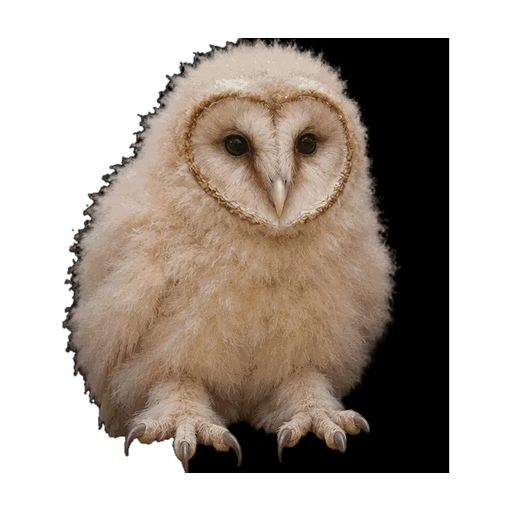
#> input picture owl-pet/3d-experiments/172-tyto-castanops/research-evidence-run107b-TRELLIS-MIT-ART_UNAPPROVED/rightmost_baby_owl_512_rgba.png, 512 x 512 px, found by its file name
$ python run261_free_hy3d_framing_native.py
#> lines starting #> are read from the running program, lines starting #| are printed output that depends on the picture
#!/usr/bin/env python3
"""Run261: one genuine $0 native image->3D attempt; reference crop/alpha-framing ablation.
Only far-right #172 v3 juvenile is used. Fail closed on auth/payment/challenges.
This experiment does not publish a character and cannot establish phone FPS or usage rights.
"""
import hashlib, json, pathlib, struct, shutil, traceback, re, time
from PIL import Image, ImageFilter, ImageOps
from playwright.sync_api import sync_playwright

ROOT=pathlib.Path("owl-pet/3d-experiments/172-tyto-castanops")
ORIGINAL=ROOT/"research-evidence-run117-FREE-TRELLIS-QUOTA-RECHECK-ART_REJECTED/rightmost_baby_owl_512_rgba.png"
OUT=ROOT/"research-evidence-run261-REAL-TRANSPARENT-ALPHA-FRAMING-NO_RELEASE"
PIN="e439928a9ef08d3be266106cb5f2766b6f5a9f2c414d44e8da55ba81732153b8"
PRIOR_REJECTED={"d5811563a24061587d9fcf737d40f094cbe0bb58e77288ebed9e94ba43378065",
"4b74b8d045b50ad2075ccf262647824e06d1d51e440c7634c864651800a5541e"}
sha=lambda b:hashlib.sha256(b).hexdigest()
def record(name,obj):(OUT/name).write_text(json.dumps(obj,indent=2,ensure_ascii=False,default=str)+"\n")
def glb_info(blob):
    if len(blob)<1024 or blob[:4]!=b"glTF" or struct.unpack_from("<I",blob,8)[0]!=len(blob):
        raise ValueError("Not a complete binary glTF")
    n,tag=struct.unpack_from("<I4s",blob,12)
    if tag!=b"JSON" or n<30:raise ValueError("No valid JSON chunk")
    j=json.loads(blob[20:20+n].decode("utf-8").strip(" \x00"))
    tris=0
    for m in j.get("meshes",[]):
        for p in m.get("primitives",[]):
            if p.get("mode",4)!=4:continue
            idx=p.get("indices")
            a=j.get("accessors",[])
            if idx is not None:tris+=a[idx]["count"]//3
            elif "POSITION" in p.get("attributes",{}):tris+=a[p["attributes"]["POSITION"]]["count"]//3
    if tris<1000:raise ValueError("No sufficient native triangle geometry")
    return dict(sha256=sha(blob),bytes=len(blob),triangles=tris,mesh_count=len(j.get("meshes",[])),
                material_count=len(j.get("materials",[])),texture_count=len(j.get("textures",[])),
                image_count=len(j.get("images",[])),same_as_prior_rejected=sha(blob) in PRIOR_REJECTED)
def generate_framed_reference():
    raw=ORIGINAL.read_bytes()
    assert sha(raw)==PIN, "Original far-right baby source mismatch"
    original=Image.open(ORIGINAL).convert("RGBA")
#> original is the input picture: PIL image 512x512 RGBA; mean R, G, B, A 63.3, 53.1, 44.6, 142.3
    assert original.size==(512,512)
    alpha=original.getchannel("A")
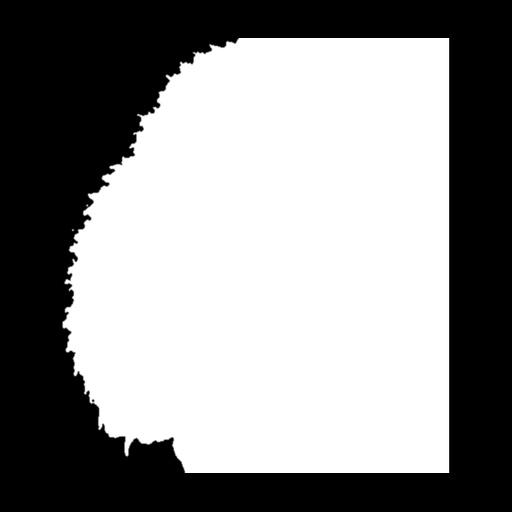
#> alpha: PIL image 512x512 L; min 0, max 255, mean 142.3
    bbox=alpha.point(lambda a:255 if a>=16 else 0).getbbox()
#> bbox = (62, 38, 450, 473)
    assert bbox is not None
    # Preserve all visible animal/tree pixels. Only transparent canvas, alpha edge and
    # focal scale change. No invented side/back views, eyes or geometric primitives.
    margin=24
    box=(max(0,bbox[0]-margin),max(0,bbox[1]-margin),
         min(512,bbox[2]+margin),min(512,bbox[3]+margin))
#> box = (38, 14, 474, 497)
    crop=original.crop(box)
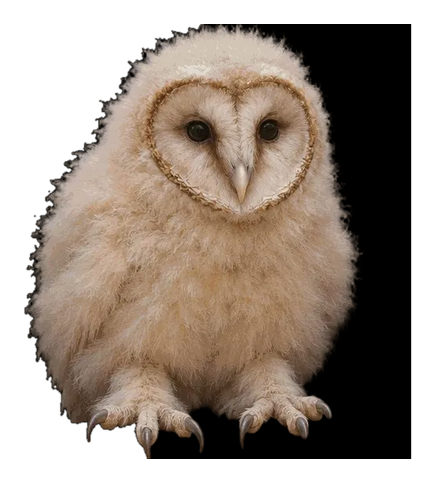
#> crop: PIL image 436x483 RGBA; mean R, G, B, A 78.8, 66.1, 55.5, 177.2; transparent parts drawn white
    target_size=768
    scale=min(620/crop.width,620/crop.height)
#> scale = 1.28
    resized=crop.resize((round(crop.width*scale),round(crop.height*scale)),Image.Resampling.LANCZOS)
    new=Image.new("RGBA",(target_size,target_size),(0,0,0,0))
#> new: PIL image 768x768 RGBA; every value is 0
    new.alpha_composite(resized,((target_size-resized.width)//2,(target_size-resized.height)//2))
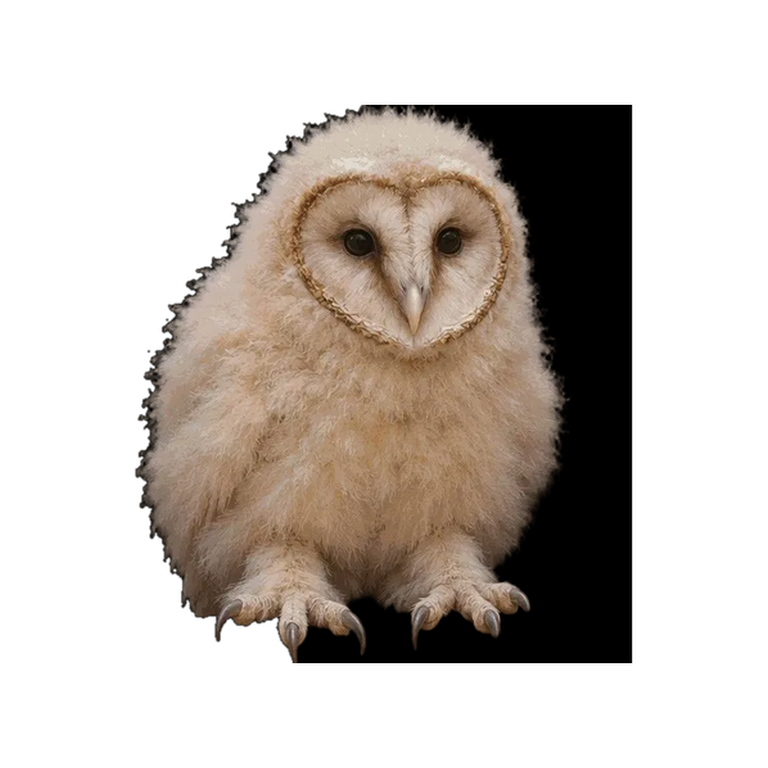
#> new: PIL image 768x768 RGBA; mean R, G, B, A 46.4, 38.9, 32.7, 104.3; transparent parts drawn white
    output=OUT/"run261_framed_real_rightmost_768_RGBA.png"
    new.save(output)
    original.save(OUT/"run261_original_source_512_RGBA.png")
    return output,dict(original_sha=PIN,original_bbox=bbox,original_crop=box,
                     source_size=list(original.size),framed_size=list(new.size),
                     generated_sha=sha(output.read_bytes()),resize_scale=scale,
                     framing_only=True,synthetic_geometry=False)

def execute():
    OUT.mkdir(parents=True,exist_ok=True)
    source,prep=generate_framed_reference()
#> prep = 9 items
    record("run261_reference_preprocess.json",prep)
    state=dict(run=261,started_utc=time.strftime("%FT%TZ",time.gmtime()),
      provider="https://hy3d.dev/",provider_claims_free=True,
      source_original_sha256=PIN,source_submitted_sha256=prep["generated_sha"],
      actual_provider_submit=False,provider_glb_received=False,real_glb_verified=False,
      software_webgl2=False,physical_phone_tested=False,
      art_approved=False,commercial_rights_cleared=False,additional_payment_usd=0,
      quota_or_captcha_bypass=False,release="NO_RELEASE",status="INIT",events=[])
#> state = 18 items
    observed=[]
    try:
      with sync_playwright() as pw:
        browser=pw.chromium.launch(headless=True,args=["--no-sandbox","--enable-webgl","--use-angle=swiftshader","--enable-unsafe-swiftshader"])
        page=browser.new_page(viewport={"width":1440,"height":930},accept_downloads=True)
        capture_started=[False]
        def maybe(resp):
            if not capture_started[0]:return
            try:
                u=resp.url
                mime=resp.headers.get("content-type","").lower()
                if ".glb" not in u.lower() and "gltf-binary" not in mime and "application/octet-stream" not in mime:return
                if resp.status!=200:return
                b=resp.body()
                if b[:4]==b"glTF":
                    observed.append((u.split("?")[0],b))
                    state["events"].append({"type":"native-response","bytes":len(b),"mime":mime[:100]})
            except Exception as e:state["events"].append({"type":"binary-error","error":str(e)[:180]})
        page.on("response",maybe)
        def screenshot(n):
            page.screenshot(path=str(OUT/n),timeout=25000)
        try:
            resp=page.goto("https://hy3d.dev/",wait_until="domcontentloaded",timeout=80000)
            state["initial_http_status"]=resp.status if resp else None
            page.wait_for_timeout(3000)
            screenshot("run261_actual_browser_initial.png")
            text=page.locator("body").inner_text()
            (OUT/"run261_initial_visible.txt").write_text(text[:9000])
            state["browser_title"]=page.title()
            if (resp and resp.status>=400) or re.search(r"Just a moment|verify you are human|Cloudflare challenge",text,re.I):
                state["status"]="ACCESS_CHALLENGE_NO_BYPASS"
            elif re.search(r"sign in to generate|credit card required|subscription required|payment required",text,re.I):
                state["status"]="AUTH_OR_PAYMENT_GATE"
            elif page.locator("input[type=file]").count()==0:
                state["status"]="NO_VALID_FILE_UPLOAD"
            else:
                page.locator("input[type=file]").first.set_input_files(str(source.resolve()))
                page.wait_for_timeout(1600)
                screenshot("run261_actual_browser_reference_uploaded.png")
                state["reference_uploaded"]=True
                selected=None
                for label in ("Generate","Create 3D","Start"):
                    buttons=page.get_by_role("button",name=re.compile(label,re.I))
                    for i in range(min(6,buttons.count())):
                        b=buttons.nth(i)
                        if b.is_visible() and b.is_enabled() and not re.search(r"pay|upgrade|purchase",b.inner_text(),re.I):
                            selected=b;break
                    if selected is not None:break
                if selected is None:
                    state["status"]="NO_FREE_ENABLED_GENERATE"
                else:
                    capture_started[0]=True
                    state["actual_provider_submit"]=True
                    state["status"]="CLICKED_FREE_GENERATE"
                    state["selected_button"]=selected.inner_text()[:120]
                    selected.click(timeout=22000)
                    start=time.monotonic()
                    while time.monotonic()-start<330:
                        if observed:break
                        visible=page.locator("body").inner_text()
                        (OUT/"run261_actual_browser_progress.txt").write_text(visible[-9500:])
                        if re.search(r"rate limit|quota|daily limit|generation failed|failed to generate|try again later|GPU unavailable|no credits|payment required|sign in to",visible,re.I):
                            state["events"].append({"type":"provider-error-text","detail":visible[-800:]})
                            state["status"]="PROVIDER_QUOTA_OR_ERROR_NO_NATIVE";break
                        link=page.get_by_role("button",name=re.compile(r"download.*(GLB|model|3D)",re.I))
                        if not link.count():link=page.get_by_role("link",name=re.compile(r"download.*(GLB|model|3D)",re.I))
                        for i in range(min(2,link.count())):
                            if link.nth(i).is_visible() and link.nth(i).is_enabled():
                                try:
                                    with page.expect_download(timeout=9000) as download:
                                        link.nth(i).click(timeout=5000)
                                    d=download.value
                                    f=OUT/("run261_download_"+str(i)+pathlib.Path(d.suggested_filename).suffix)
                                    d.save_as(str(f))
                                    observed.append(("actual_browser_download",f.read_bytes()))
                                except Exception as e:state["events"].append({"type":"download-warning","error":str(e)[:170]})
                        if observed:break
                        page.wait_for_timeout(6500)
                    state["elapsed_generation_wait_sec"]=round(time.monotonic()-start,1)
                    if not observed and state["status"]=="CLICKED_FREE_GENERATE":state["status"]="NO_GLB_WITHIN_WAIT_WINDOW"
            screenshot("run261_actual_browser_final.png")
            (OUT/"run261_final_visible.txt").write_text(page.locator("body").inner_text()[:10000])
            for u,b in observed:
                try:
                    info=glb_info(b)
                    if info["same_as_prior_rejected"]:
                        state["events"].append({"type":"identical-prior-rejected-glb","sha256":info["sha256"]})
                    else:
                        dest=OUT/"run261_real_provider_NATIVE_ART_UNAPPROVED.glb"
                        dest.write_bytes(b)
                        state["provider_glb_received"]=True
                        state["real_glb_verified"]=True
                        state["status"]="REAL_NATIVE_GLB_REQUIRES_ART_REVIEW"
                        state["verified_glb"]=info
                        state["binary_response_origin"]=u[:180]
                        break
                except Exception as e:state["events"].append({"type":"rejected-binary","error":str(e)[:240]})
        finally:
            browser.close()
    except Exception as e:
        state["status"]="BROWSER_ERROR"
        (OUT/"run261_browser_error.log").write_text(traceback.format_exc(limit=8))
    state["completed_utc"]=time.strftime("%FT%TZ",time.gmtime())
    record("run261_machine_report.json",state)
    print("RUN261_EVIDENCE_ONLY",json.dumps(state,ensure_ascii=False))
if __name__=="__main__": execute()
#> (the call stopped at in execute, `with sync_playwright() as pw:`: playwright is not available in this run)
